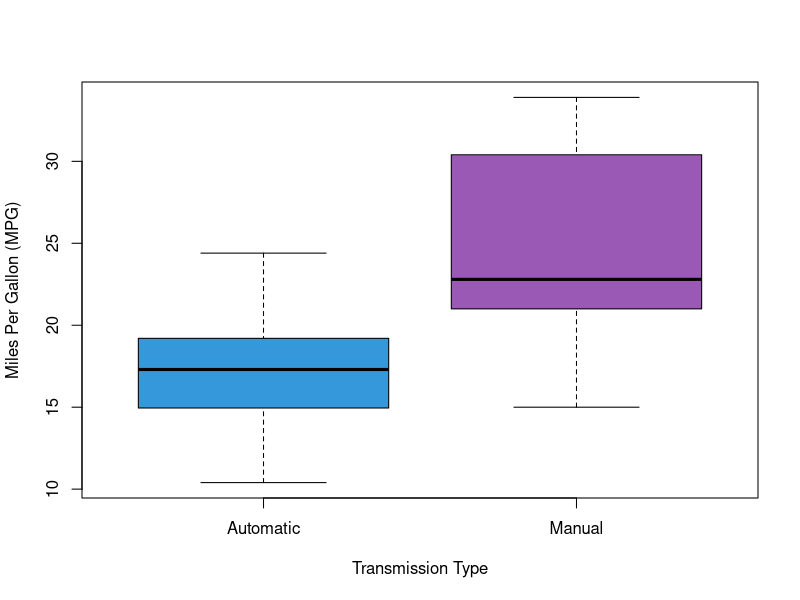
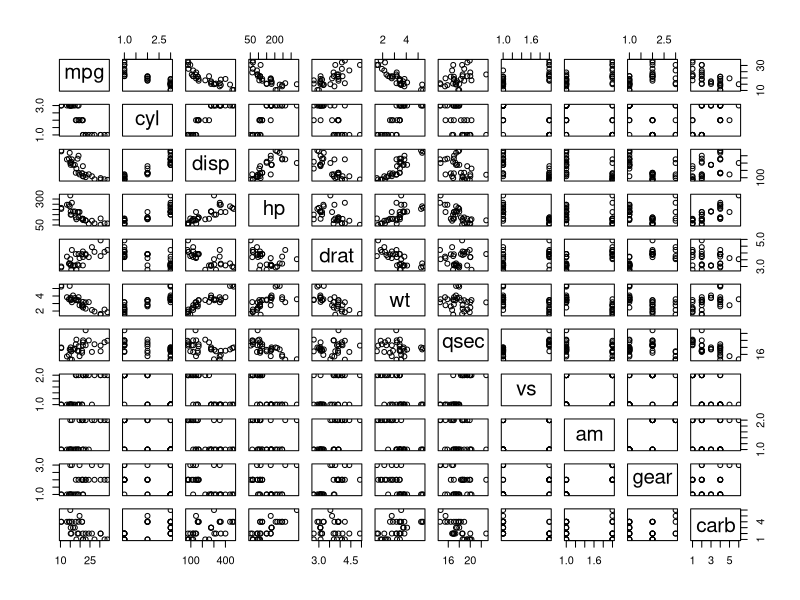

The R source for these figures, in order: (Note: this script raises an error after producing the figures.)
## ---- chunk 1
library(car)
data(mtcars)
str(mtcars)

carsDataset <- mtcars
carsDataset$cyl <- factor(carsDataset$cyl)
carsDataset$vs <- factor(carsDataset$vs, labels = c("V", "S"))
carsDataset$am <- factor(carsDataset$am, labels = c("Automatic", "Manual"))
carsDataset$gear <- factor(carsDataset$gear)
carsDataset$carb <- factor(carsDataset$carb)
## ---- chunk 2
model1 <- lm(mpg ~ ., data = carsDataset)
summary(model1)
## ---- chunk 3
model2 <- step(model1, direction = "both")
summary(model2)
## ---- chunk 4
anova(model2)
## ---- chunk 5
coef(model2)
## ---- chunk 6
boxplot(mpg ~ am, data = carsDataset, col = c("#3498db", "#9b59b6"), xlab = "Transmission Type", ylab = "Miles Per Gallon (MPG)")
## ---- chunk 7
pairs(mpg ~ ., data = carsDataset)
## ---- chunk 8
residualPlots(model2, tests = FALSE)
## ---- chunk 9
par(mfrow = c(2,2))
plot(model2)
## ---- chunk 10
t.test(mpg ~ am, data = carsDataset)
## ---- chunk 11
summary(model2)
